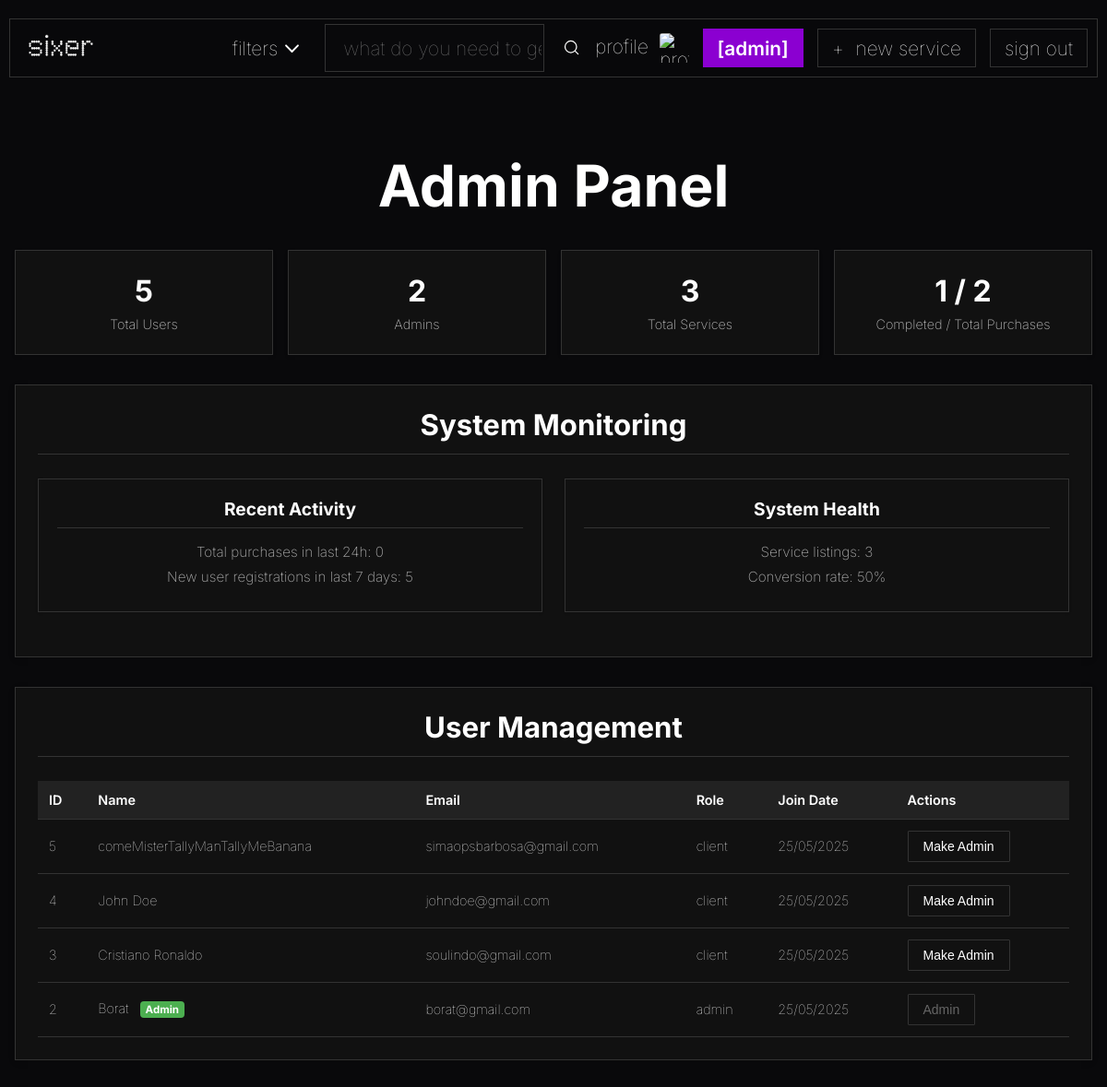
Page /pages/admin.php (signed in, upper part) on the earlier database version.
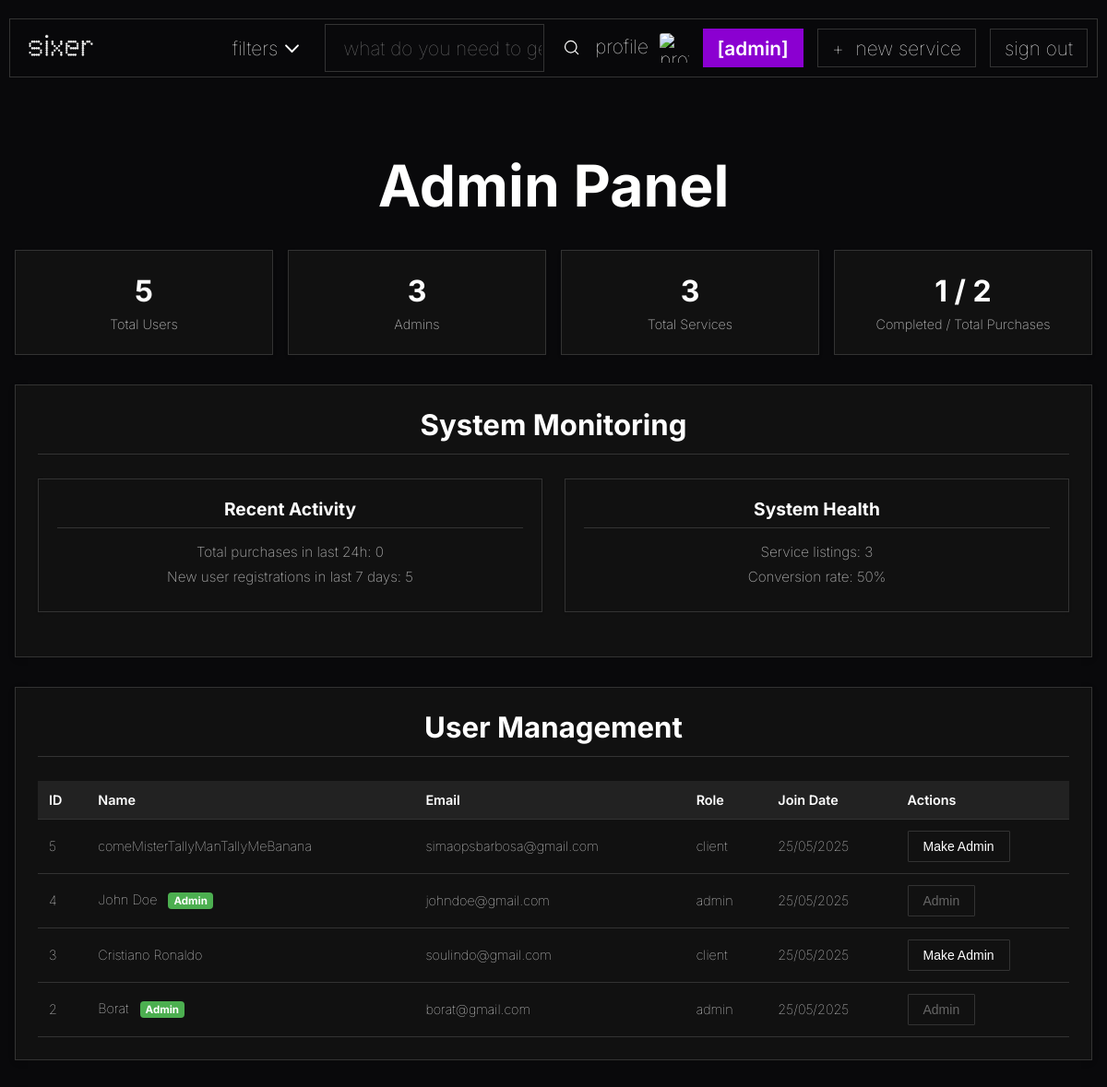
Same page on the later database version.
### tables this page shows
CREATE TABLE user_registry
(
    user_id INTEGER PRIMARY KEY AUTOINCREMENT,
    password_hash TEXT NOT NULL,
    access_level TEXT DEFAULT "client" NOT NULL,

    user_picture BLOB DEFAULT NULL,

    full_name TEXT,
    email TEXT UNIQUE NOT NULL,
    join_date DATETIME NOT NULL,

    aboutme TEXT DEFAULT NULL
);

### utils/session.php (called while the page is built, shortened)
<?php
class Session {
    private static ?Session $instance = null;
    public static function getInstance(): Session {
        if (self::$instance === null) {
            self::$instance = new Session();
        }
        return self::$instance;
    }
    public function isLoggedIn() {
        return isset($_SESSION["user"]) && $_SESSION["user"] !== null;
    }
    public function getUser() {
        return $_SESSION["user"] ?? null;
    }
}
?>

### pages/admin.php (the view, shortened to what this page needs)
<?php
require_once '../utils/session.php';
require_once '../templates/common.php';
$session = Session::getInstance();
$user = $session->getUser();
$db = Database::getInstance();
$stmt = $db->prepare('SELECT user_id, full_name, email, access_level, join_date FROM user_registry WHERE user_id != ? ORDER BY join_date DESC');
$stmt->execute([$user['user_id']]);
$users = $stmt->fetchAll();
$stmt = $db->query('SELECT COUNT(*) FROM user_registry');
$total_users = $stmt->fetchColumn();
$stmt = $db->query('SELECT COUNT(*) FROM user_registry WHERE access_level = "admin"');
$admin_count = $stmt->fetchColumn();
$stmt = $db->query('SELECT COUNT(*) FROM services_list');
$services_count = $stmt->fetchColumn();
$stmt = $db->query('SELECT COUNT(*) FROM purchases WHERE completed = 1');
$completed_services = $stmt->fetchColumn();
$stmt = $db->query('SELECT COUNT(*) FROM purchases');
$total_purchases = $stmt->fetchColumn();
?>
<!DOCTYPE html>
<html lang="en">
<head>
    <link rel="stylesheet" href="../css/styles.css" />
    <link rel="stylesheet" href="../css/admin.css" />
</head>
<body>
    <?php drawHeader(); ?>
    <main>
        <div class="admin-container">
            <h1>Admin Panel</h1>
            <div class="admin-stats">
                <div class="stat-card">
                    <h3><?= $total_users ?></h3>
                    <p>Total Users</p>
                </div>
                <div class="stat-card">
                    <h3><?= $admin_count ?></h3>
                    <p>Admins</p>
                </div>
                <div class="stat-card">
                    <h3><?= $services_count ?></h3>
                    <p>Total Services</p>
                </div>
                <div class="stat-card">
                    <h3><?= $completed_services ?> / <?= $total_purchases ?></h3>
                    <p>Completed / Total Purchases</p>
                </div>
            </div>
            <div class="admin-sections">
                <section class="admin-section">
                    <h2>System Monitoring</h2>
                    <div class="system-monitoring">
                        <div class="monitoring-row">
                            <div class="monitoring-card">
                                <h3>Recent Activity</h3>
                                <p>Total purchases in last 24h:
                                    <?php
                                        $stmt = $db->query("SELECT COUNT(*) FROM purchases WHERE julianday('now') - julianday(datetime(purchase_date, 'unixepoch')) < 1");
                                        echo $stmt->fetchColumn() ?: '0';
                                    ?>
                                </p>
                                <p>New user registrations in last 7 days:
                                    <?php
                                        $stmt = $db->query("SELECT COUNT(*) FROM user_registry WHERE datetime(join_date) > datetime('now', '-7 day')");
                                        echo $stmt->fetchColumn() ?: '0';
                                    ?>
                                </p>
                            </div>
                            <div class="monitoring-card">
                                <h3>System Health</h3>
                                <p>Service listings: <?= $services_count ?></p>
                                <p>Conversion rate:
                                    <?= $total_purchases > 0 ? round(($completed_services / $total_purchases) * 100, 1) : 0 ?>%
                                </p>
                            </div>
                        </div>
                    </div>
                </section>
                <section class="admin-section">
                    <h2>User Management</h2>
                    <div class="table-container">
                        <table class="admin-table">
                            <thead>
                                <tr>
                                    <th>ID</th>
                                    <th>Name</th>
                                    <th>Email</th>
                                    <th>Role</th>
                                    <th>Join Date</th>
                                    <th>Actions</th>
                                </tr>
                            </thead>
                            <tbody>
                                <?php foreach ($users as $u): ?>
                                <tr>
                                    <td><?= $u['user_id'] ?></td>
                                    <td><?= htmlspecialchars($u['full_name']) ?> <?php if ($u['access_level'] === 'admin'): ?><span class="admin-badge">Admin</span><?php endif; ?></td>
                                    <td><?= htmlspecialchars($u['email']) ?></td>
                                    <td><?= htmlspecialchars($u['access_level']) ?></td>
                                    <td><?= date('d/m/Y', strtotime($u['join_date'])) ?></td>
                                    <td>
                                        <?php if ($u['access_level'] !== 'admin'): ?>
                                        <form class="promote-user-form" data-user-id="<?= $u['user_id'] ?>">
                                            <button type="submit" class="admin-button">Make Admin</button>
                                        </form>
                                        <?php else: ?>
                                        <button class="admin-button disabled" disabled>Admin</button>
                                        <?php endif; ?>
                                    </td>
                                </tr>
                                <?php endforeach; ?>
                            </tbody>
                        </table>
                    </div>
                </section>
            </div>
        </div>
    </main>
</body>
</html>

### templates/common.php (shortened to what this page needs)
<?php
require_once __DIR__ . '/../utils/session.php';
function drawHeader() {
  $session = Session::getInstance();
  $loggedIn = $session->isLoggedIn();
  $user = $session->getUser();
?>
<header>
  <div>
    <a href="../index.php">
      <img src="../assets/logo-w.png" id="logo" alt="sixer" />
    </a>
  </div>
  <div class="searchbar">
    <a href="#" id="filters-btn">
      <span class="filters-text">filters</span>
      <img class="icon" src="../assets/icons/dropdown.svg" alt="" />
    </a>
    <form action="search.php" method="get">
      <input
        type="text"
        name="q"
        id="main-search"
        placeholder="what do you need to get done?"
      />
      <button type="submit">
        <img class="icon" src="../assets/icons/search.svg" alt="search" />
      </button>
    </form>
  </div>
  <div class="account">
    <?php if (
      $loggedIn && isset($user['user_id'])
    ): ?>
      <a href="profile.php?id=<?= urlencode($user['user_id']) ?>" class="profile-link-with-pic">
        <p style="margin:0;">profile</p>
        <img src="../action/get_profile_picture.php?id=<?= urlencode($user['user_id']) ?>" alt="profile picture" class="header-profile-pic" />
      </a>
      <?php if (isset($user['access_level']) && $user['access_level'] === 'admin'): ?>
      <a href="admin.php" class="simple-button admin-link">
        [admin]
      </a>
      <?php endif; ?>
      <a href="create_service.php" class="simple-button">
        <span class="new-service-plus">+</span>
        <span class="new-service-text"> new service</span>
      </a>
      <a href="../action/logout.php" class="simple-button">sign out</a>
    <?php else: ?>
      <a href="signup.php">sign-up</a>
      <a href="login.php" class="simple-button">login</a>
    <?php endif; ?>
  </div>
</header>
<?php } ?>

### css/styles.css (style rules this page uses)
html, body { margin: 0; padding: 0; height: 100%; box-sizing: border-box; overflow-y: auto; }
*, *::before, *::after { box-sizing: inherit; }
body { font-family: "Inter", Courier, monospace; font-weight: 100; font-size: 1.3em; background-color: #09090b; color: #ffffff; position: relative; min-height: 100vh; overflow-x: hidden; }
body > header { display: flex; justify-content: space-between; align-items: center; padding: 5px; margin: 20px 10px; border: 1px solid #333333; flex-wrap: wrap; gap: 10px; position: relative; overflow: hidden; transition: border-color 0.3s ease, box-shadow 0.3s ease; background: rgba(9, 9, 11, 0.7); backdrop-filter: blur(10px); -webkit-backdrop-filter: blur(10px); }
body > header::before { content: ""; position: absolute; top: 0; left: 0; width: 200%; height: 100%; background: linear-gradient(90deg,transparent,rgba(255,255,255,0.02),rgba(255,255,255,0.05),rgba(255,255,255,0.02),transparent,transparent,rgba(255,255,255,0.02),rgba(255,255,255,0.05),rgba(255,255,255,0.02),transparent); background-size: 200% 100%; opacity: 0; transition: opacity 0.3s ease; z-index: 1; }
#logo, .searchbar, .account { position: relative; z-index: 2; }
#logo { width: 100px; padding: 0px 10px; }
header a { text-decoration: none; color: #ffffff; }
.searchbar { display: flex; align-items: center; gap: 20px; flex: 1; min-width: 200px; max-width: 550px; }
.searchbar > a { display: flex; justify-content: center; align-items: center; }
.searchbar form { display: flex; align-items: center; gap: 20px; flex: 1; }
.searchbar form input { width: 100%; height: 2.5em; padding-left: 12px; border-radius: 0px; background-color: #09090b; border: 1px solid #333333; color: #ffffff; font-family: "Inter", Courier, monospace; font-weight: 100; font-size: 1em; }
.searchbar form input::placeholder { padding-left: 7px; }
.searchbar form button { background: none; border: none; padding: 0; cursor: pointer; display: flex; align-items: center; justify-content: center; }
.searchbar .icon { filter: brightness(0) invert(1); }
.account { display: flex; align-items: center; gap: 15px; padding: 5px; }
.new-service-text { margin-left: 0.6em; }
.simple-button { height: 2em; display: flex; align-items: center; justify-content: center; padding: 0px 15px; border-radius: 0px; background-color: #09090b; border: 1px solid #333333; color: #ffffff; font-family: "Inter", Courier, monospace; font-weight: 100; font-size: 1em; cursor: pointer; }
.simple-button.admin-link { background-color: #8b00d1; color: #ffffff; border: 1px solid #8b00d1; font-weight:600; }
.icon { width: 1.5em; height: 1.5em; }
main { text-align: center; margin-top: 10vh; }
main h1 { font-size: 3em; font-weight: bold; margin: 5px; }
main p { margin: 0; font-size: 2em; }
.header-profile-pic { width: 1.5em; height: 1.5em; object-fit: cover; border-radius: 10%; margin-left: 0.2em; }
.profile-link-with-pic { display: flex; justify-content: center; align-items: center; gap: 0.4em; text-decoration: none; color: inherit; }
.profile-link-with-pic p { margin-bottom: 0.1em !important; }

Differences in the rows shown:
changed user_registry "John Doe": access_level "client" → "admin"; access_level "Make Admin" → "Admin Admin"
Other differences:
$admin_count: "2" → "3"
